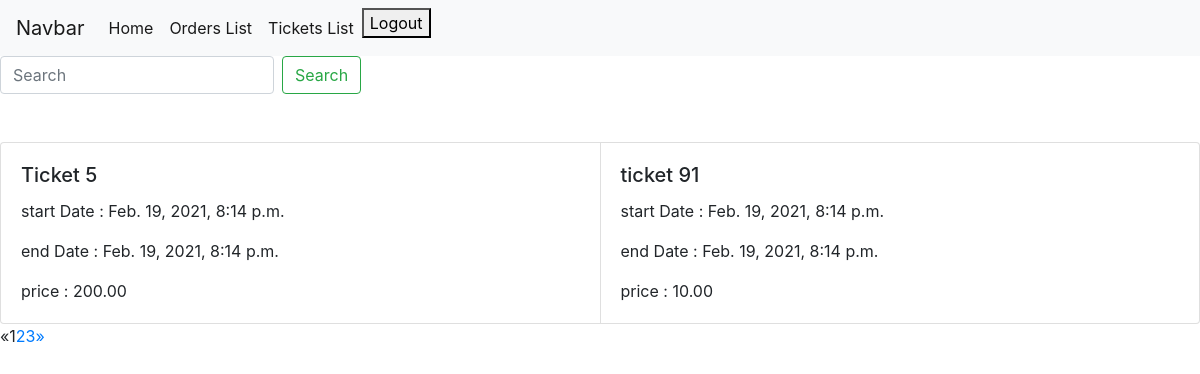
Screenshot of /tickets (signed in) with the database file from the repository.
### ecommerce/models.py (models this page shows, shortened)
class Ticket(models.Model):
    name = models.CharField(max_length=100, verbose_name=_('Ticket name'), unique=True)
    start_date = models.DateTimeField(verbose_name=_('Start date'))
    end_date = models.DateTimeField(verbose_name=_('End date'))
    qr_code = models.CharField(max_length=254, verbose_name=_('QR Code'))
    price = models.DecimalField(max_digits=10, decimal_places=2, verbose_name=_("Price"), null=True)
    status = models.IntegerField(choices=TicketStatus.choices, default=0)
    class Meta:
        verbose_name = _('Ticket')
        verbose_name_plural = _('Tickets')

### ecommerce/views.py (the view)
# urls.py: path('tickets', ticket_list, name='tickets_list'),
@login_required
def ticket_list(request: WSGIRequest) -> HttpResponse:
    search_word = request.GET.get('q')
    tickets = Ticket.objects.filter(status=TicketStatus.available)
    if search_word:
        tickets = tickets.filter(name__contains=search_word)
    page = request.GET.get('page', 1)
    paginator = Paginator(tickets, 2)
    try:
        tickets = paginator.page(page)
    except PageNotAnInteger:
        tickets = paginator.page(1)
    except EmptyPage:
        tickets = paginator.page(paginator.num_pages)
    return render(request, 'pages/ecommerce/tickets.html', context={'tickets': tickets})

### templates/pages/ecommerce/tickets.html (shortened to what this page needs)
{% extends 'layout.html' %}
{% block content %}
    <form class="form-inline my-2 my-lg-0" method="get" action="{% url 'ecommerce:tickets_list' %}">
        <input class="form-control mr-sm-2" type="search" placeholder="Search" name="q" aria-label="Search">
        <button class="btn btn-outline-success my-2 my-sm-0" type="submit">Search</button>
    </form>
    <br>
    <br>
    <div class="card-group">
        {% for ticket in tickets %}
            <div class="card">
                <div class="card-body">
                    <h5 class="card-title">{{ ticket.name }}</h5>
                    <p class="card-text">start Date : {{ ticket.start_date }}</p>
                    <p class="card-text">end Date : {{ ticket.end_date }}</p>
                    <p class="card-text">price : {{ ticket.price }}</p>
                </div>
            </div>
        {% endfor %}
    </div>
    {% if tickets.has_other_pages %}
        <ul class="pagination">
            {% if tickets.has_previous %}
                <li><a href="?page=
                        {{ tickets.previous_page_number }}{% if request.GET.q %}&q={{ request.GET.q }}{% endif %}">&laquo;</a>
                </li>
            {% else %}
                <li class="disabled"><span>&laquo;</span></li>
            {% endif %}
            {% for i in tickets.paginator.page_range %}
                {% if tickets.number == i %}
                    <li class="active"><span>{{ i }} <span class="sr-only">(current)</span></span></li>
                {% else %}
                    <li><a href="?page={{ i }}{% if request.GET.q %}&q={{ request.GET.q }}{% endif %}">{{ i }} </a></li>
                {% endif %}
            {% endfor %}
            {% if tickets.has_next %}
                <li><a href="?page={{ tickets.next_page_number }}{% if request.GET.q %}&q={{ request.GET.q }}{% endif %}"
                >&raquo;</a></li>
            {% else %}
                <li class="disabled"><span>&raquo;</span></li>
            {% endif %}
        </ul>
    {% endif %}
{% endblock %}

### rows the page displays
Ticket: name "Ticket 5", start_date "Feb. 19, 2021, 8:14 p.m.", end_date "Feb. 19, 2021, 8:14 p.m.", price "200.00"
Ticket: name "ticket 91", start_date "Feb. 19, 2021, 8:14 p.m.", end_date "Feb. 19, 2021, 8:14 p.m.", price "10.00"

### other values shown
{{ i }} "1"
{{ i }} "2" "3"
